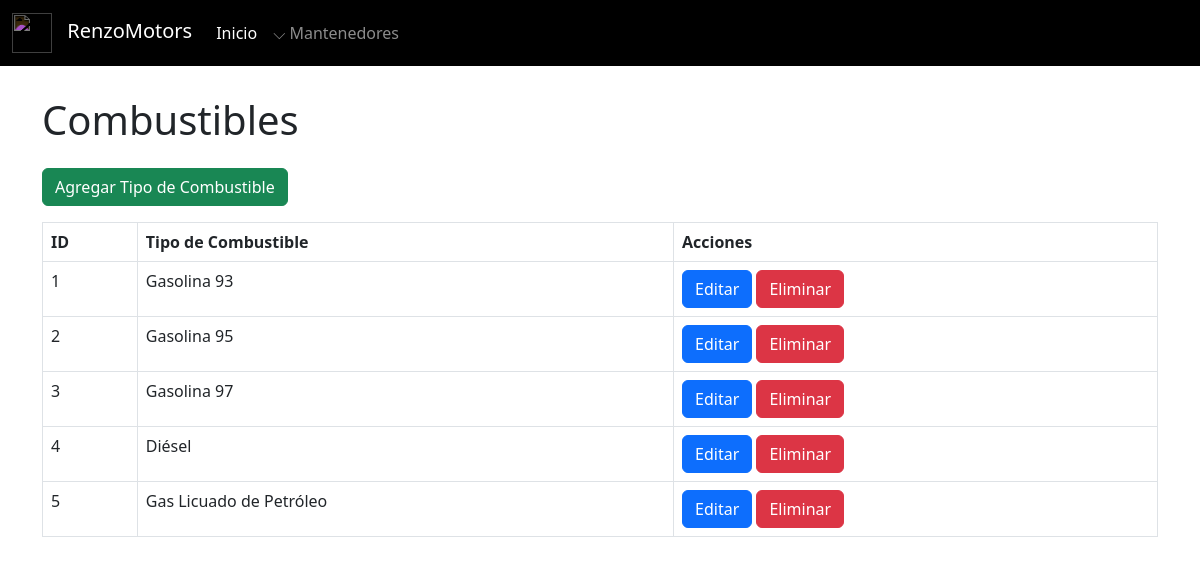
Page /tipo_combustible/mantenedor_tipo_combustibles.php on the committed database.
### tables this page shows
CREATE TABLE `tipo_combustible` (
  `id_tipo_combustible` int(11) NOT NULL,
  `nombre_tipo_combustible` varchar(100) NOT NULL
);

### tipo_combustible/mantenedor_tipo_combustibles.php (the view, shortened to what this page needs)
<?php
include '../conexion.php';
include '../navbar.php';
?>
<!DOCTYPE html>
<html lang="es">
<head>
    <link href="https://cdn.jsdelivr.net/npm/bootstrap@5.3.0/dist/css/bootstrap.min.css" rel="stylesheet">
</head>
<body class="pt-5">
    <div class="container mt-5">
        <h1 class="mb-4">Combustibles</h1>
        <a href="crear_tipo_combustible.php" class="btn btn-success mb-3">Agregar Tipo de Combustible</a>
        <table class="table table-bordered">
            <thead>
                <tr>
                    <th>ID</th>
                    <th>Tipo de Combustible</th>
                    <th>Acciones</th>
                </tr>
            </thead>
            <tbody>
                <?php
                $resultado = mysqli_query($conexion, "SELECT * FROM tipo_combustible");
                while ($fila = mysqli_fetch_assoc($resultado)) {
                    echo "<tr>
                            <td>{$fila['id_tipo_combustible']}</td>
                            <td>{$fila['nombre_tipo_combustible']}</td>
                            <td>
                                <a href='editar_tipo_combustible.php?id_tipo_combustible={$fila['id_tipo_combustible']}' class='btn btn-primary'>Editar</a>
                                <a href='eliminar_tipo_combustible.php?id_tipo_combustible={$fila['id_tipo_combustible']}' class='btn btn-danger' onclick='return confirm(\"¿Estás seguro de eliminar este tipo de Combustible?\");'>Eliminar</a>
                            </td>
                          </tr>";
                }
                ?>
            </tbody>
        </table>
    </div>
</body>
</html>

### rows in the picture
tipo_combustible: id_tipo_combustible "1", nombre_tipo_combustible "Gasolina 93"
tipo_combustible: id_tipo_combustible "2", nombre_tipo_combustible "Gasolina 95"
tipo_combustible: id_tipo_combustible "3", nombre_tipo_combustible "Gasolina 97"
tipo_combustible: id_tipo_combustible "4", nombre_tipo_combustible "Diésel"
tipo_combustible: id_tipo_combustible "5", nombre_tipo_combustible "Gas Licuado de Petróleo"
